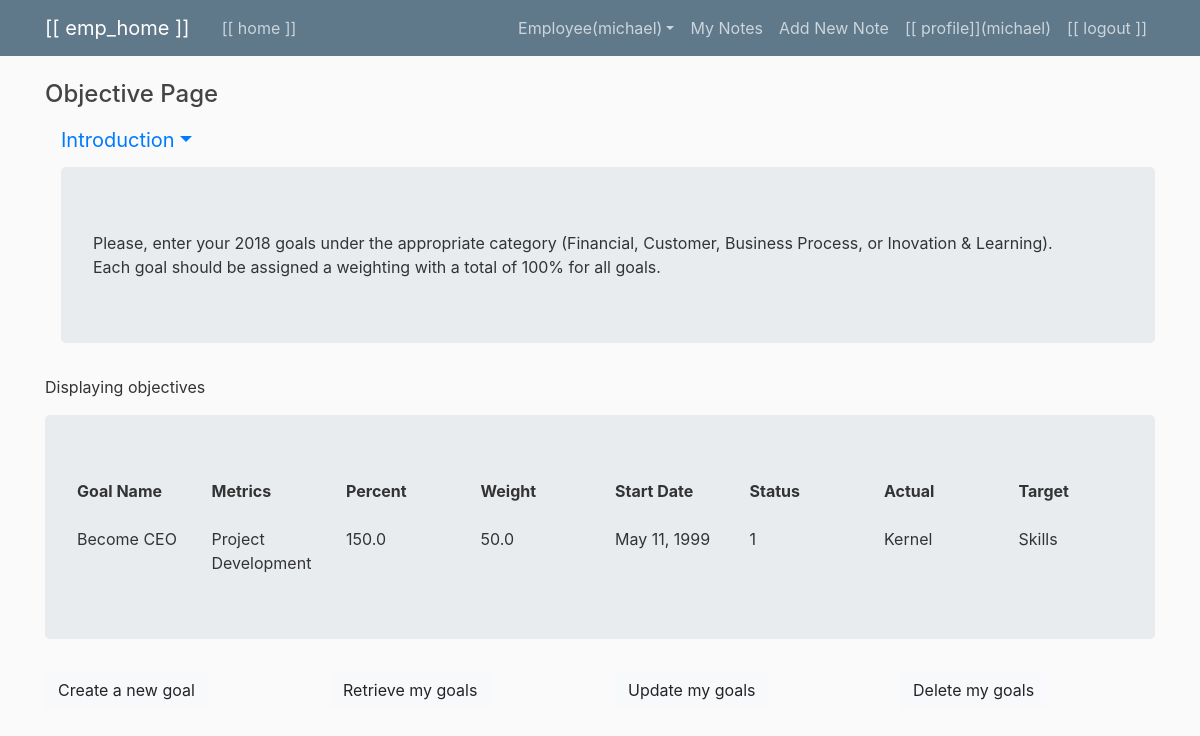
/objective/2/ (signed in), run on the app's committed database.
### employee/models.py (models this page shows)
class EmployeeGoals(models.Model):
    worker = models.ForeignKey(User, on_delete = models.CASCADE, default=1)
    GoalsName = models.CharField(max_length=200, verbose_name='GoalsName', default='-')
    Metrics = models.CharField(max_length=100, verbose_name='GoalsName', default='-')
    Percent = models.FloatField(max_length=100, verbose_name='Percent', default=0.0)
    Weight = models.FloatField(max_length=100, verbose_name='Weight', default=0.0)
    StartDate= models.DateField(default=timezone.now)
    Status= models.IntegerField(verbose_name='Status', default=0)
    Actual = models.CharField(max_length=100, verbose_name='Actual', default='-')
    Target = models.TextField(default='-')

### employee/views.py (the view)
# urls.py: path('objective/<int:pk>/', GetEmployeeGoal.as_view(template_name='employee/goals.html'), name='goals'),
class GetEmployeeGoal(DetailView):
    model = EmployeeGoals
    context_object_name = 'employee_goal'

### employee/templates/employee/goals.html
{% extends "employee/base.html" %}
{% block content %}
  <div class="wrapper drop">
      <h4>Objective Page</h4>
      <div class="dropdown">
        <a class="nav-link dropdown-toggle introduction" href="http://example.com" data-toggle="dropdown" aria-haspopup="true" aria-expanded="false" v-on:click="intro = !intro">Introduction</a>
        <div v-show="intro" class=" jumbotron mt-1 ml-3">
            <span>Please, enter your 2018 goals under the appropriate category (Financial, Customer, Business Process, or Inovation & Learning).</span><br>
            <span>Each goal should be assigned a weighting with a total of 100% for all goals.</span>
        </div>
      </div>
      <div class="mt-3">
          <span>Displaying objectives</span><br>
            <div class="jumbotron mt-3">
                <div class="row">
                    <div class="col-sm">
                        <span class="bold">Goal Name</span><br><br>
                        <span>{{ employee_goal.GoalsName }} </span>
                    </div>
                    <div class="col-sm">
                        <span class="bold">Metrics</span><br><br>
                        <span>{{ employee_goal.Metrics }} </span>
                    </div>
                    <div class="col-sm">
                        <span class="bold">Percent</span><br><br>
                        <span>{{ employee_goal.Percent }} </span>
                    </div>
                    <div class="col-sm">
                        <span class="bold">Weight</span><br><br>
                        <span>{{ employee_goal.Weight }} </span>
                    </div>
                    <div class="col-sm">
                        <span class="bold">Start Date</span><br><br>
                        <span>{{ employee_goal.StartDate }}</span>
                    </div>
                    <div class="col-sm">
                        <span class="bold">Status</span><br><br>
                        <span>{{ employee_goal.Status }} </span>
                    </div>
                    <div class="col-sm">
                        <span class="bold">Actual</span><br><br>
                        <span>{{ employee_goal.Actual }}</span>
                    </div>
                    <div class="col-sm">
                        <span class="bold">Target</span><br><br>
                        <span>{{ employee_goal.Target }}</span>
                    </div>
                </div>
            </div>
            <div class="wrapper">
                <div class="row">
                    <div class="col-md-3">
                        <a class="btn btn-light" href="{% url 'goals-create' %}">Create a new goal</a>
                    </div>
                    <div class="col-md-3">
                        <a class="btn btn-light" href="{% url 'goals-detail' user.id %}">Retrieve my goals</a>
                    </div>
                    <div class="col-md-3">
                        <a class="btn btn-light" href="{% url 'goals-update' user.id %}">Update my goals</a>
                    </div>
                    <div class="col-md-3">
                        <a class="btn btn-light" href="{% url 'goals-delete' user.id %}">Delete my goals</a>
                    </div>
                </div>
            </div>
      </div>
  </div>
{% endblock content %}

### employee/templates/employee/base.html (shortened to what this page needs)
{% load static %}
<!DOCTYPE html>
<html>
<head>
    <link rel="stylesheet" href="https://maxcdn.bootstrapcdn.com/bootstrap/4.0.0/css/bootstrap.min.css">
    <link rel="stylesheet" type="text/css" href="{% static 'employee/main.css' %}">
</head>
<body>
    <header class="site-header">
      <nav class="navbar navbar-expand-md navbar-dark bg-steel fixed-top">
        <div class="container">
          <a class="navbar-brand mr-4" href="{% url 'home' %}">[[ emp_home ]]</a>
          <div class="collapse navbar-collapse" id="navbarToggle">
            <div class="navbar-nav mr-auto">
              <a class="nav-item nav-link" href="{% url 'home' %}">[[ home ]]</a>
            </div>
            <div class="navbar-nav">
              {% if user.is_authenticated %}
              <div class="dropdown">
                <a class="nav-link dropdown-toggle" href="http://example.com" id="dropdown01" data-toggle="dropdown" aria-haspopup="true" aria-expanded="false">Employee({{ user.username }})</a>
                </div>
                <a class="nav-item nav-link" href="{% url 'note-detail' user.id %}">My Notes</a>
                <a class="nav-item nav-link" href="{% url 'create-view' %}">Add New Note</a>
                <a class="nav-item nav-link" href="{% url 'profile' %}">[[ profile]]({{ user.username }}) </a>
                <a class="nav-item nav-link" href="{% url 'logout' %}">[[ logout ]] </a>
              {% else %}
                <a class="nav-item nav-link" href="{% url 'login' %}">[[ login ]] </a>
                <a class="nav-item nav-link" href="{% url 'register' %}">[[ register ]]</a>
              {% endif %}
            </div>
          </div>
        </div>
      </nav>
    </header>
    <main role="main" class="container">
        {% block content %}{% endblock %}
    </main>
</body>
</html>

### employee/static/employee/main.css (style rules this page uses)
body { background: #fafafa; color: #333333; margin-top: 5rem; padding-bottom: 80px; }
h1, h2, h3, h4, h5, h6 { color: #444444; }
.bg-steel { background-color: #5f788a; }
.site-header .navbar-nav .nav-link { color: #cbd5db; }
.introduction { font-size: 20px; }
.bold { font-weight: bold; }

### data on the page
EmployeeGoals: GoalsName "Become CEO", Metrics "Project Development", Percent "150.0", Weight "50.0", StartDate "May 11, 1999", Status "1", Actual "Kernel", Target "Skills"

### other printed values
{{ user.username }} "michael"
